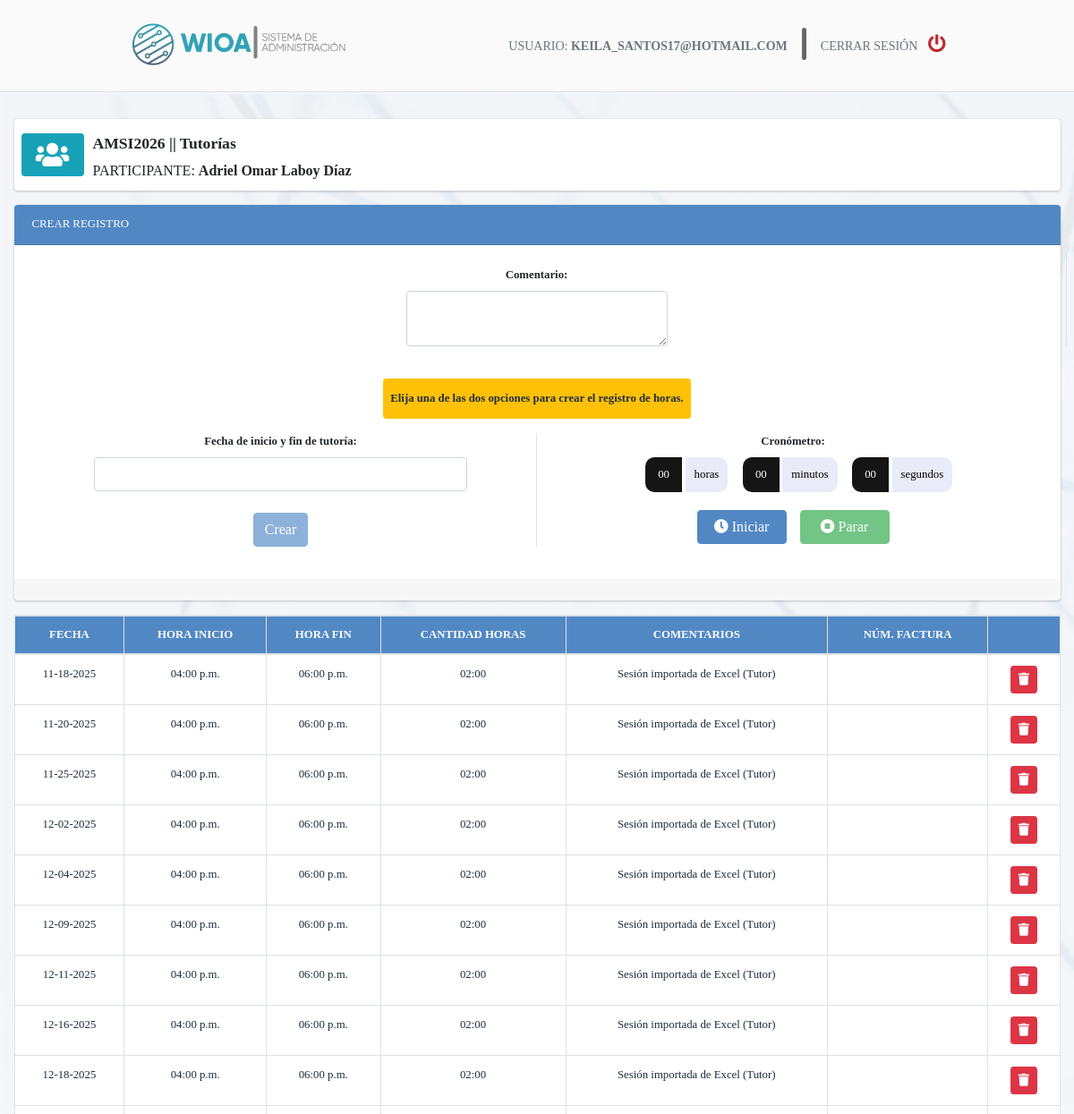
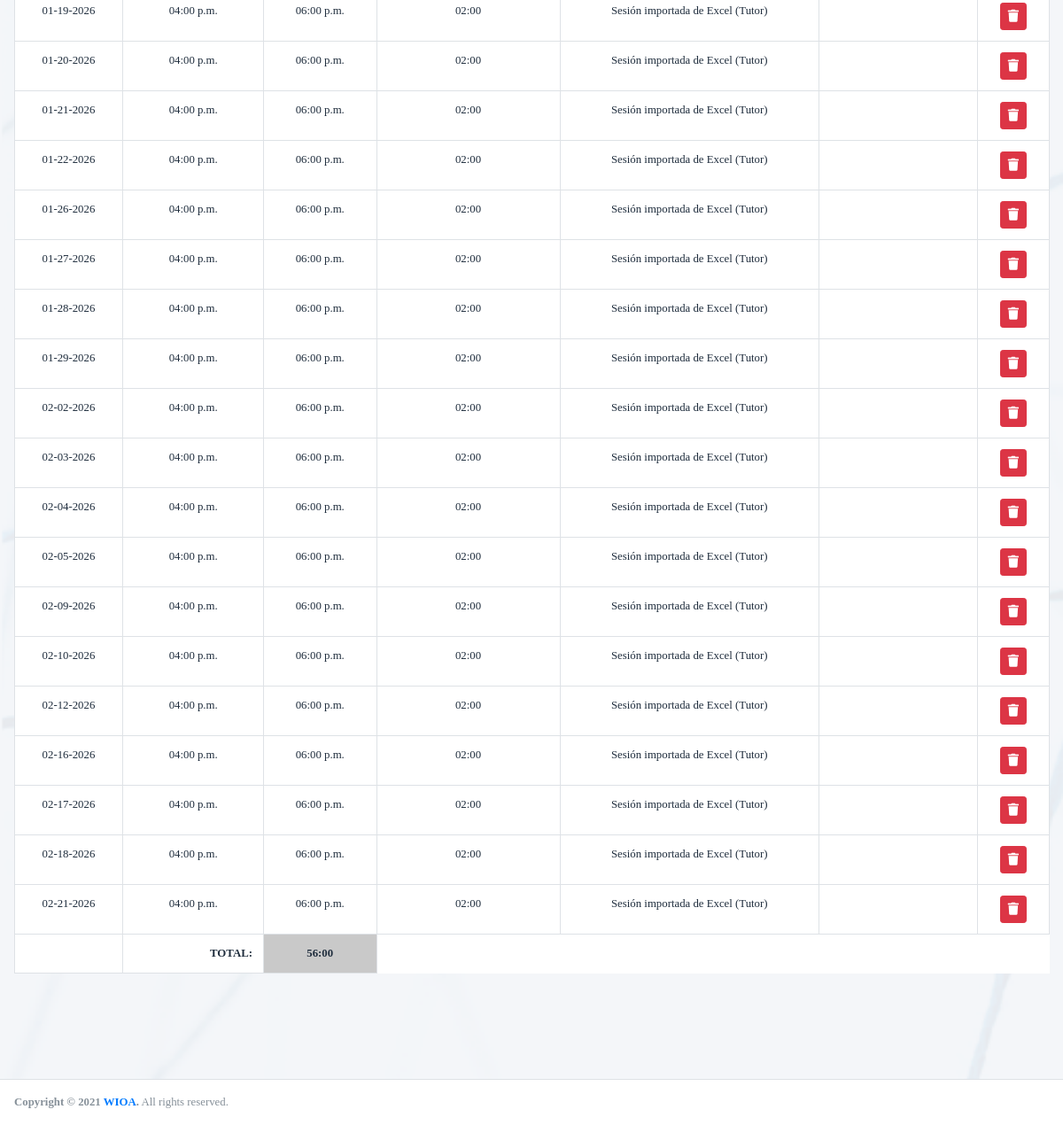
The page /registros/crearRegistroDetalle/1 (signed in) on the database its author committed (2 pictures, top to bottom).
### apps/registros/models.py (models this page shows, shortened)
class Registro(models.Model):
    id = models.AutoField(primary_key=True)
    fechaCreacion = models.DateTimeField(auto_now=True)
    proyecto_servicio = models.ForeignKey(ServiciosProyecto, verbose_name="Proyecto y Servicio", on_delete=models.PROTECT, blank=False, null=False)
    alumno = models.ForeignKey(Alumno, on_delete=models.PROTECT, blank=False, null=False, verbose_name="Participante")
    comentario = models.CharField(max_length=400, blank=True, null=True)
    usuario = models.ForeignKey(User, on_delete=models.PROTECT, blank=False, null=False)
    def calcular_total_horas_por_alumno(self):
        segundos = self.calcular_total_horas_registradas_por_alumno()
        tiempo = convertir_tiempo(segundos)
        return tiempo
    def calcular_total_horas_registradas_por_alumno(self):
        segundosRegistrado = 0
        for det in RegistroDetalle.objects.filter(registro=self):
            timediff = (det.fechaHoraFin - det.fechaHoraInicio)
            segundosRegistrado += int(timediff.total_seconds())
        return segundosRegistrado

class RegistroDetalle(models.Model):
    id = models.AutoField(primary_key=True)
    fechaCreacion = models.DateTimeField(auto_now=True)
    fechaHoraInicio=models.DateTimeField(auto_now=False)
    fechaHoraFin=models.DateTimeField(auto_now=False)
    registro = models.ForeignKey(Registro, on_delete=models.PROTECT, blank=False, null=False)
    factura = models.ForeignKey(Factura, on_delete=models.PROTECT, blank=True, null=True)
    usuario = models.ForeignKey(User, on_delete=models.PROTECT, blank=False, null=False)
    comentario = models.CharField(max_length=400, blank=True, null=True)
    def calcular_total_hs_detalle(self):
        timediff = (self.fechaHoraFin - self.fechaHoraInicio)
        segundos = int(timediff.total_seconds())
        tiempo = convertir_tiempo(segundos)
        return tiempo

### apps/proyecto/models.py (models this page shows, shortened)
class ServiciosProyecto(models.Model):
    TIPO_FACTURACION = (
       ('Por hora', ('Por hora')),
       ('Por participante', ('Por participante')),
    )
    id = models.AutoField(primary_key=True)
    precio_por_hora_participante = models.DecimalField(max_digits=7, decimal_places=2, blank=False, null=False, default=0, verbose_name="Precio (por Hora | Participante)") #El precio puede ser por hora o por participante, segun opcion elegida en tipo_facturacion
    cantidad_participantes = models.IntegerField(blank=False, null=False, default=0, verbose_name='Límite de participantes', validators=[MinValueValidator(0)])
    total_horas = models.IntegerField(blank=False, null=False, default=0, verbose_name="Total de horas por participante", validators=[MinValueValidator(0)])
    presupuesto_total = models.DecimalField(max_digits=10, decimal_places=2, blank=False, null=False, default=0)
    nroPartidaPresupuestaria = models.CharField(max_length=200, blank=True,null=True, verbose_name='Número de Partida Presupuestaria')
    tipo_facturacion = models.CharField(max_length=32, choices=TIPO_FACTURACION, verbose_name="Tipo de Facturación", default='', blank=False, null=False)
    servicio = models.ForeignKey(Servicio, on_delete=models.PROTECT, blank=False, null=False)
    proyecto = models.ForeignKey(Proyecto, on_delete=models.PROTECT, blank=False, null=False)
    class Meta:
        verbose_name = ("Servicios del Proyecto")
        verbose_name_plural = ("Servicios del Proyecto")
        ordering = ['proyecto', 'servicio']
    def __str__(self) :
        return self.proyecto.nombre + ' || ' + self.servicio.nombre

class Proyecto(models.Model):
    id = models.AutoField(primary_key=True)
    nombre = models.CharField(max_length=50, blank=False,null=False, verbose_name='Nombre del Proyecto')
    fechaCreacion = models.DateTimeField(auto_now=True, verbose_name='Fecha de Creación')
    logoCliente = models.ImageField(upload_to="logos", null=True, blank=True, verbose_name="Logo del Cliente")
    logoAdmin1 = models.ImageField(upload_to="logos", null=True, blank=True, verbose_name="Logo Uno a Uno Admin")
    logoAdmin2 = models.ImageField(upload_to="logos", null=True, blank=True, verbose_name="Logo WIOA Admin")
    alumnos = models.ManyToManyField(Alumno, related_name='proyecto', verbose_name="Participantes")
    maestros = models.ManyToManyField(Maestro, related_name='proyecto', verbose_name="Consultores Educativos")
    class Meta:
        verbose_name = ("Proyecto")
        verbose_name_plural = ("Proyectos")
        ordering = ['nombre']

class Servicio(models.Model):
    id = models.AutoField(primary_key=True)
    nombre = models.CharField(max_length=50, blank=False,null=False)
    class Meta:
        verbose_name='Servicio'
        verbose_name_plural='Servicios'
        ordering=['nombre']

### apps/administracion/models.py (models this page shows)
class Alumno(models.Model):
    TIPO = (
       ('Madre', ('Madre')),
       ('Padre', ('Padre')),
       ('Otro',  ('Otro')),
    )
    id = models.AutoField(primary_key=True)
    nombre = models.CharField(max_length=50, blank=False,null=False)
    apellidoPaterno = models.CharField(max_length=100, verbose_name='Apellido Paterno', blank=True, null=True)
    apellidoMaterno = models.CharField(max_length=100, verbose_name='Apellido Materno', blank=True, null=True)
    nivelEscolar = models.CharField(max_length=20, verbose_name='Nivel escolar', blank=False, null=False)
    direccion = models.CharField(max_length=100, blank=True, null=True)
    email = models.CharField(max_length=150, blank=True, null=True)
    telefono = models.CharField(max_length=100, blank=True, null=True)
    tipoEncargado = models.CharField(max_length=32, choices=TIPO, default='Madre', blank= False, null=False)
    nombreEncargado = models.CharField(max_length=50, verbose_name='Nombre del Encargado Legal', blank=True,null=True)
    emailEncargado = models.CharField(max_length=150, verbose_name='Email del Encargado Legal', blank=True,null=True)
    telefonoEncargado = models.CharField(max_length=100, verbose_name='Teléfono del Encargado Legal', blank=True,null=True)
    escuela = models.ForeignKey(Escuela, on_delete=models.PROTECT, blank=False, null=False)
    class Meta:
        verbose_name='Participante'
        verbose_name_plural='Participantes'
        ordering=['nombre', 'apellidoPaterno', 'apellidoMaterno']
    def __str__(self) :
        res = self.nombre+' '+self.apellidoPaterno+' '
        if self.apellidoMaterno != None:
            res+=self.apellidoMaterno
        return res

### apps/registros/views.py (the view, shortened to what this page needs)
# urls.py: path('crearRegistroDetalle/<int:registropk>', login_required(CrearRegistroDetalle.as_view()), name = 'crearRegistroDetalle'),
class CrearRegistroDetalle(CreateView):
    models = RegistroDetalle
    form_class = RegistroDetalleForm
    template_name = CREAR_REGISTRO_DETALLE_FILE
    @method_decorator(csrf_exempt)
    @method_decorator(login_required)
    def dispatch(self, request, *args, **kwargs):
        return super().dispatch(request, *args, **kwargs)
    def get_context_data(self, *args, **kwargs):
        kwargs['titulo'] = 'Crear registro de horas'
        kwargs['registro'] = Registro.objects.get(id=self.kwargs['registropk'])
        kwargs['registrosDet'] = RegistroDetalle.objects.filter(registro=self.kwargs['registropk'])
        return super(CrearRegistroDetalle,self).get_context_data(**kwargs)

### apps/registros/forms.py
class RegistroDetalleForm(forms.ModelForm):
    def __init__(self, *args, **kwargs):
        super(RegistroDetalleForm, self).__init__(*args, **kwargs)
        for field in self.fields:
            self.fields[field].widget.attrs = {
                'class': 'form-control mb-3'
            }
        self.fields['comentario'].widget.attrs = {
            'class': 'form-control w-25 mx-auto'
        }
    class Meta:
        model = RegistroDetalle
        fields = '__all__'
        widgets={
            'comentario': forms.Textarea(
                attrs = {
                    'placeholder':'',
                    'rows':'4'
                }
            ),
        }

### apps/registros/models.py (called while the page is built)
def convertir_tiempo(segundos):
    if segundos is None:
        return '00:00'
    if hasattr(segundos, 'total_seconds'):
        segundos = int(segundos.total_seconds())
    horas = segundos // 3600
    horas_str = str(horas).zfill(2)
    minutos = (segundos % 3600) // 60
    minutos_str = str(minutos).zfill(2)
    seg_restantes = segundos % 60
    seg_str = str(seg_restantes).zfill(2)
    tiempo = f"{horas_str}:{minutos_str}" #+':'+seg_str
    return tiempo

### templates/registros/registro/crearRegistroDetalle.html (shortened to what this page needs)
{% extends 'index.html' %}
{% load static %}
{% block conteiner %}
  <div class="info-box">
    <span class="info-box-icon bg-info my-2"><i class="fas fa-users"></i></span>
    <div class="info-box-content">
        <span class="info-box-number">{{ registro.proyecto_servicio }}</span>
        <span class="info-box-text">PARTICIPANTE: <b>{{ registro.alumno }}</b> </span>
    </div>
  </div>
  <div class="card card-primary">
    <div class="card-header">CREAR REGISTRO</div>
    <form id="formRegistro" method="POST" class="mt-2" onsubmit="document.getElementById('crearRegistro').disabled = true;">
      {% if error %}
        <h2>{{ error }}</h2>
      {% else %}
        <div class="row">
          <div class="form-group col-12 text-center registro-manual">
            <label class="control-label font-weight-bold mt-3" for="{{ form.comentario.auto_id }}"> {{ form.comentario.label }}: </label>
            {{ form.comentario }}
          </div>
        </div>
        <div class="card-body card-block col-12">
          <div class="row">
            <div class="text-center col-12">
              <small class="badge badge-warning px-2 py-3 mt-mb-3 mb-3" style="font-size: 0.8rem;"><label class="mb-0">Elija una de las dos opciones para crear <br class="d-md-none d-flex"> el registro de horas.</label></small>
            </div>
          </div>
          <div class="row">
            <div class="form-group col-12 col-md-6 text-center registro-manual">
              <label class="control-label font-weight-bold" >Fecha de inicio y fin de tutoría: </label>
              <input class="reservationtime form-control mx-auto w-75" name="fechaHora" >
              <button type="submit" class="btn btn-primary mt-4" id="crearRegistro" disabled >Crear</button>
            </div>
            <div class="text-center item col-12 col-md-6">
              <label>Cronómetro:</label>
              <div class="countup" id="countup1">
                <span id="hour" class="timeel hours">00</span>
                <span class="timeel timeRefHours">horas</span>
                <span id="min" class="timeel minutes">00</span>
                <span class="timeel timeRefMinutes">minutos</span>
                <span id="sec" class="timeel seconds">00</span>
                <span class="timeel timeRefSeconds">segundos</span>
              </div>
              <div class=" row">
                <div class="col-6 d-flex justify-content-end">
                  <button type="button" class="btn btn-primary timer_button" id="start_button"><i class="fa fa-clock-o" aria-hidden="true"></i> Iniciar</button>
                </div>
                <div class="col-6 d-flex justify-content-start">
                  <button class="btn btn-success timer_button" id="timer_submit" data-toggle="tooltip" data-placement="bottom" title="Al parar el cronómetro se creará el registro con los minutos contados hasta el momento.">
                    <i class="fa fa-stop-circle" aria-hidden="true"></i> Parar
                  </button>
                </div>
              </div>
            </div>
          </div>
        {% endif %}
      </div>
      <div class="card-footer"></div>
    </form>
  </div>
  <div class="table-stats order-table ov-h table-responsive">
    {% if registrosDet %}
      <table id="tablaDetalleRegistro" class="table table-bordered table-hover dataTable table-head-fixed text-nowrap bg-white">
          <thead class="text-center bg-header-tabla">
              <tr>
                  <th class="">FECHA</th>
                  <th class="">HORA INICIO</th>
                  <th class="">HORA FIN</th>
                  <th class="">CANTIDAD HORAS</th>
                  <th class="">COMENTARIOS</th>
                  <th class="">NÚM. FACTURA</th>
                  <th class=""></th>
              </tr>
          </thead>
          <tbody>
              {% for det in registrosDet %}
              <tr class="text-center">
                  <td>{{ det.fechaHoraInicio | date:"m-d-Y" }}</td>
                  <td>{{ det.fechaHoraInicio | date:"h:i a" }}</td>
                  <td>{{ det.fechaHoraFin | date:"h:i a" }}</td>
                  <td>{{ det.calcular_total_hs_detalle }}</td>
                  <td>{{ det.comentario | default:'' }}</td>
                  <td>{{ det.factura.id }}</td>
                  <td>
                      {% if det.factura.id == none %}
                        <a class="btn btn-danger btn-sm" rel="eliminar" href="#" onClick="eliminarRegistro({{ det.id | slugify }}, '../eliminarRegistroDetalle/')" ><icon class="fa fa-trash"></icon></a>
                      {% endif %}
                  </td>
              </tr>
              {% endfor %}
          </tbody>
          <tfoot>
              <tr>
                  <td></td>
                  <td class="text-right text-bold"> TOTAL:</td>
                  <td class="text-right text-bold text-center bg-gris-claro"> {{ registro.calcular_total_horas_por_alumno }} </td>
              </tr>
          </tfoot>
      </table>
    {% else %}
      <h3 class="pl-2">No existen Horas registradas.</h3>
    {% endif %}
  </div>
{% endblock conteiner %}

### templates/header.html (shortened to what this page needs)
{% load static %}
<header class="d-flex flex-wrap justify-content-center py-3 border-bottom">
    <a href="/" class="brand-link link-logo">
        <img src="{% static 'img/logo.png' %}" alt="Logo WIOA" class="brand-image" style="opacity: .8">
    </a>
    <br class="d-none d-md-inline">
    <ul class="nav nav-pills align-self-center" id="opciones">
        <li class="nav-item d-sm-inline-block" style="margin-top: 2px;">
            <p class="nav-link m-0">USUARIO: <b style="font-family: 'Gilroy-ExtraBold';">{{ user.username | upper }}</b></p>
        </li>
        <div class="linea-gris"></div>
        <li class="nav-item d-sm-inline-block">
            <a class="nav-link" href="{% url 'logout' %}"><p class="texto-session">CERRAR SESIÓN</p>  <i class="fa fa-power-off icono-menu" style="color: #c0272d;"></i></a>
        </li>
    </ul>
</header>

### static/css/main.css (style rules this page uses)
.bg-header-tabla { background-color: #5188c4!important; color: white !important; }
.bg-gris-claro { background-color: #c9c9c9; }
.info-box-content .info-box-number { font-size: 1.5rem !important; }
.info-box-content .info-box-text { font-size: 1.3rem !important; }
html, body, header { font-family: 'Gilroy-Light'; }
.brand-link .brand-image { max-width: 90%; }
header { font-size: 14px !important; }
header .link-logo { margin: 0 58% 0 0; }
header .linea-gris { background-color: #666666; width: 5px; height: 36px; border-radius: 10px; }
header .icono-menu { font-size: 20px !important; margin-left: 0.5rem; }
.registro-manual { border-right: 1px solid #dee2e6!important; border-bottom: 0px !important; }
table tr th { text-align: center; }
@media (max-width: 1200px) { body { font-size: 0.8rem; } }
@media (max-width: 1200px) { .info-box-content .info-box-number { font-size: 1.1rem !important; } }
@media (max-width: 1200px) { .info-box-content .info-box-text { font-size: 1.0rem !important; } }
@media (max-width: 1890px) { header .link-logo { margin-right: 35%; } }
@media (max-width: 1258px) { header .link-logo { margin-right: 12%; } }

### rows shown on the page
Registro: proyecto_servicio "AMSI2026 || Tutorías", alumno "Adriel Omar Laboy Díaz", calcular_total_horas_por_alumno "56:00"
RegistroDetalle: fechaHoraInicio "11-18-2025", fechaHoraInicio "04:00 p.m.", fechaHoraFin "06:00 p.m.", calcular_total_hs_detalle "02:00", comentario "Sesión importada de Excel (Tutor)"
RegistroDetalle: fechaHoraInicio "11-20-2025", fechaHoraInicio "04:00 p.m.", fechaHoraFin "06:00 p.m.", calcular_total_hs_detalle "02:00", comentario "Sesión importada de Excel (Tutor)"
RegistroDetalle: fechaHoraInicio "11-25-2025", fechaHoraInicio "04:00 p.m.", fechaHoraFin "06:00 p.m.", calcular_total_hs_detalle "02:00", comentario "Sesión importada de Excel (Tutor)"
RegistroDetalle: fechaHoraInicio "12-02-2025", fechaHoraInicio "04:00 p.m.", fechaHoraFin "06:00 p.m.", calcular_total_hs_detalle "02:00", comentario "Sesión importada de Excel (Tutor)"
RegistroDetalle: fechaHoraInicio "12-04-2025", fechaHoraInicio "04:00 p.m.", fechaHoraFin "06:00 p.m.", calcular_total_hs_detalle "02:00", comentario "Sesión importada de Excel (Tutor)"
RegistroDetalle: fechaHoraInicio "12-09-2025", fechaHoraInicio "04:00 p.m.", fechaHoraFin "06:00 p.m.", calcular_total_hs_detalle "02:00", comentario "Sesión importada de Excel (Tutor)"
RegistroDetalle: fechaHoraInicio "12-11-2025", fechaHoraInicio "04:00 p.m.", fechaHoraFin "06:00 p.m.", calcular_total_hs_detalle "02:00", comentario "Sesión importada de Excel (Tutor)"
RegistroDetalle: fechaHoraInicio "12-16-2025", fechaHoraInicio "04:00 p.m.", fechaHoraFin "06:00 p.m.", calcular_total_hs_detalle "02:00", comentario "Sesión importada de Excel (Tutor)"
RegistroDetalle: fechaHoraInicio "12-18-2025", fechaHoraInicio "04:00 p.m.", fechaHoraFin "06:00 p.m.", calcular_total_hs_detalle "02:00", comentario "Sesión importada de Excel (Tutor)"
RegistroDetalle: fechaHoraInicio "01-19-2026", fechaHoraInicio "04:00 p.m.", fechaHoraFin "06:00 p.m.", calcular_total_hs_detalle "02:00", comentario "Sesión importada de Excel (Tutor)"
RegistroDetalle: fechaHoraInicio "01-20-2026", fechaHoraInicio "04:00 p.m.", fechaHoraFin "06:00 p.m.", calcular_total_hs_detalle "02:00", comentario "Sesión importada de Excel (Tutor)"
RegistroDetalle: fechaHoraInicio "01-21-2026", fechaHoraInicio "04:00 p.m.", fechaHoraFin "06:00 p.m.", calcular_total_hs_detalle "02:00", comentario "Sesión importada de Excel (Tutor)"
RegistroDetalle: fechaHoraInicio "01-22-2026", fechaHoraInicio "04:00 p.m.", fechaHoraFin "06:00 p.m.", calcular_total_hs_detalle "02:00", comentario "Sesión importada de Excel (Tutor)"
RegistroDetalle: fechaHoraInicio "01-26-2026", fechaHoraInicio "04:00 p.m.", fechaHoraFin "06:00 p.m.", calcular_total_hs_detalle "02:00", comentario "Sesión importada de Excel (Tutor)"
RegistroDetalle: fechaHoraInicio "01-27-2026", fechaHoraInicio "04:00 p.m.", fechaHoraFin "06:00 p.m.", calcular_total_hs_detalle "02:00", comentario "Sesión importada de Excel (Tutor)"
RegistroDetalle: fechaHoraInicio "01-28-2026", fechaHoraInicio "04:00 p.m.", fechaHoraFin "06:00 p.m.", calcular_total_hs_detalle "02:00", comentario "Sesión importada de Excel (Tutor)"
RegistroDetalle: fechaHoraInicio "01-29-2026", fechaHoraInicio "04:00 p.m.", fechaHoraFin "06:00 p.m.", calcular_total_hs_detalle "02:00", comentario "Sesión importada de Excel (Tutor)"
RegistroDetalle: fechaHoraInicio "02-02-2026", fechaHoraInicio "04:00 p.m.", fechaHoraFin "06:00 p.m.", calcular_total_hs_detalle "02:00", comentario "Sesión importada de Excel (Tutor)"
RegistroDetalle: fechaHoraInicio "02-03-2026", fechaHoraInicio "04:00 p.m.", fechaHoraFin "06:00 p.m.", calcular_total_hs_detalle "02:00", comentario "Sesión importada de Excel (Tutor)"
RegistroDetalle: fechaHoraInicio "02-04-2026", fechaHoraInicio "04:00 p.m.", fechaHoraFin "06:00 p.m.", calcular_total_hs_detalle "02:00", comentario "Sesión importada de Excel (Tutor)"
RegistroDetalle: fechaHoraInicio "02-05-2026", fechaHoraInicio "04:00 p.m.", fechaHoraFin "06:00 p.m.", calcular_total_hs_detalle "02:00", comentario "Sesión importada de Excel (Tutor)"
RegistroDetalle: fechaHoraInicio "02-09-2026", fechaHoraInicio "04:00 p.m.", fechaHoraFin "06:00 p.m.", calcular_total_hs_detalle "02:00", comentario "Sesión importada de Excel (Tutor)"
RegistroDetalle: fechaHoraInicio "02-10-2026", fechaHoraInicio "04:00 p.m.", fechaHoraFin "06:00 p.m.", calcular_total_hs_detalle "02:00", comentario "Sesión importada de Excel (Tutor)"
RegistroDetalle: fechaHoraInicio "02-12-2026", fechaHoraInicio "04:00 p.m.", fechaHoraFin "06:00 p.m.", calcular_total_hs_detalle "02:00", comentario "Sesión importada de Excel (Tutor)"
RegistroDetalle: fechaHoraInicio "02-16-2026", fechaHoraInicio "04:00 p.m.", fechaHoraFin "06:00 p.m.", calcular_total_hs_detalle "02:00", comentario "Sesión importada de Excel (Tutor)"
RegistroDetalle: fechaHoraInicio "02-17-2026", fechaHoraInicio "04:00 p.m.", fechaHoraFin "06:00 p.m.", calcular_total_hs_detalle "02:00", comentario "Sesión importada de Excel (Tutor)"
RegistroDetalle: fechaHoraInicio "02-18-2026", fechaHoraInicio "04:00 p.m.", fechaHoraFin "06:00 p.m.", calcular_total_hs_detalle "02:00", comentario "Sesión importada de Excel (Tutor)"
RegistroDetalle: fechaHoraInicio "02-21-2026", fechaHoraInicio "04:00 p.m.", fechaHoraFin "06:00 p.m.", calcular_total_hs_detalle "02:00", comentario "Sesión importada de Excel (Tutor)"

### other values the page prints
{{ user.username | upper }} "KEILA_SANTOS17@HOTMAIL.COM"
